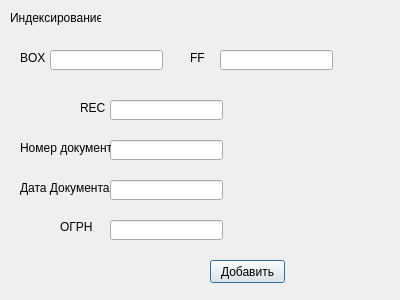
<?xml version="1.0" encoding="UTF-8"?>
<ui version="4.0">
 <class>Indexing</class>
 <widget class="QDialog" name="Indexing">
  <property name="geometry">
   <rect>
    <x>0</x>
    <y>0</y>
    <width>400</width>
    <height>300</height>
   </rect>
  </property>
  <property name="windowTitle">
   <string>Индексирование</string>
  </property>
  <widget class="QLabel" name="L_INDEXING">
   <property name="geometry">
    <rect>
     <x>10</x>
     <y>10</y>
     <width>91</width>
     <height>16</height>
    </rect>
   </property>
   <property name="text">
    <string>Индексирование</string>
   </property>
  </widget>
  <widget class="QLineEdit" name="LE_NUMBER">
   <property name="geometry">
    <rect>
     <x>110</x>
     <y>140</y>
     <width>113</width>
     <height>20</height>
    </rect>
   </property>
  </widget>
  <widget class="QLineEdit" name="LE_DATA">
   <property name="geometry">
    <rect>
     <x>110</x>
     <y>180</y>
     <width>113</width>
     <height>20</height>
    </rect>
   </property>
  </widget>
  <widget class="QLineEdit" name="LE_OGRN">
   <property name="geometry">
    <rect>
     <x>110</x>
     <y>220</y>
     <width>113</width>
     <height>20</height>
    </rect>
   </property>
  </widget>
  <widget class="QLabel" name="L_NUMBER">
   <property name="geometry">
    <rect>
     <x>20</x>
     <y>140</y>
     <width>91</width>
     <height>16</height>
    </rect>
   </property>
   <property name="text">
    <string>Номер документа</string>
   </property>
  </widget>
  <widget class="QLabel" name="L_DATA">
   <property name="geometry">
    <rect>
     <x>20</x>
     <y>180</y>
     <width>91</width>
     <height>16</height>
    </rect>
   </property>
   <property name="text">
    <string>Дата Документа</string>
   </property>
  </widget>
  <widget class="QLabel" name="L_OGRN">
   <property name="geometry">
    <rect>
     <x>60</x>
     <y>220</y>
     <width>47</width>
     <height>13</height>
    </rect>
   </property>
   <property name="text">
    <string>ОГРН</string>
   </property>
  </widget>
  <widget class="QPushButton" name="PB_ADD">
   <property name="geometry">
    <rect>
     <x>210</x>
     <y>260</y>
     <width>75</width>
     <height>23</height>
    </rect>
   </property>
   <property name="text">
    <string>Добавить</string>
   </property>
  </widget>
  <widget class="QLineEdit" name="LE_BOX">
   <property name="geometry">
    <rect>
     <x>50</x>
     <y>50</y>
     <width>113</width>
     <height>20</height>
    </rect>
   </property>
  </widget>
  <widget class="QLineEdit" name="LE_FF">
   <property name="geometry">
    <rect>
     <x>220</x>
     <y>50</y>
     <width>113</width>
     <height>20</height>
    </rect>
   </property>
  </widget>
  <widget class="QLineEdit" name="LE_REC">
   <property name="geometry">
    <rect>
     <x>110</x>
     <y>100</y>
     <width>113</width>
     <height>20</height>
    </rect>
   </property>
  </widget>
  <widget class="QLabel" name="L_REC">
   <property name="geometry">
    <rect>
     <x>80</x>
     <y>100</y>
     <width>31</width>
     <height>16</height>
    </rect>
   </property>
   <property name="text">
    <string>REC</string>
   </property>
  </widget>
  <widget class="QLabel" name="L_BOX">
   <property name="geometry">
    <rect>
     <x>20</x>
     <y>50</y>
     <width>31</width>
     <height>16</height>
    </rect>
   </property>
   <property name="text">
    <string>BOX</string>
   </property>
  </widget>
  <widget class="QLabel" name="L_FF">
   <property name="geometry">
    <rect>
     <x>190</x>
     <y>50</y>
     <width>31</width>
     <height>16</height>
    </rect>
   </property>
   <property name="text">
    <string>FF</string>
   </property>
  </widget>
 </widget>
 <resources/>
 <connections/>
</ui>
